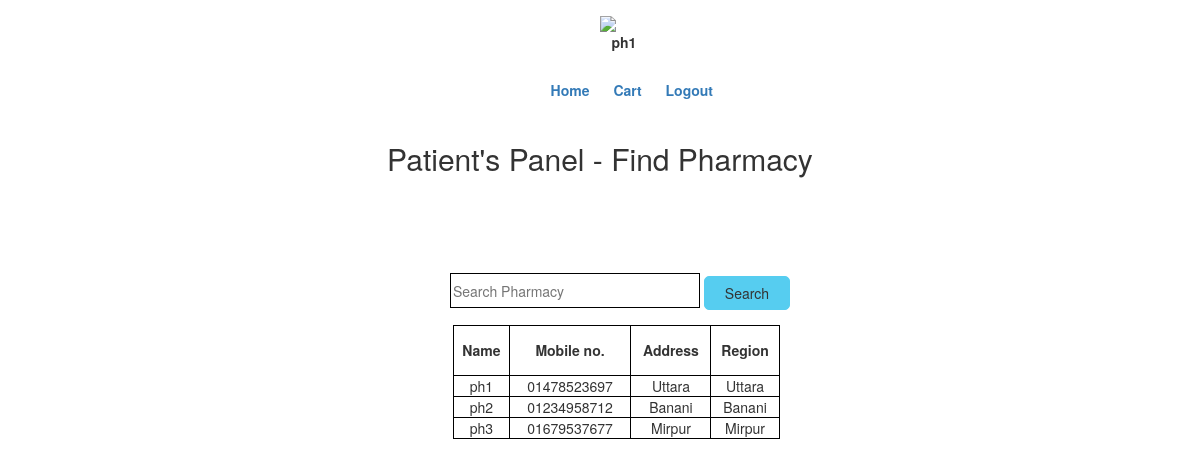
Page /cusfindphar.php (signed in) on the earlier database version.
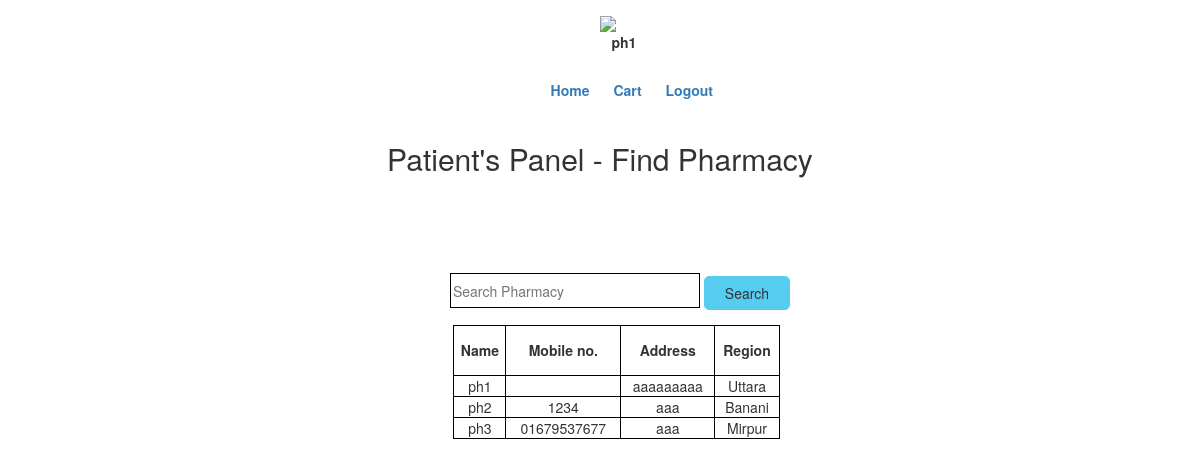
Same page on the later database version.
### tables this page shows
CREATE TABLE `pharmacy` (
  `pId` int(11) NOT NULL,
  `pName` varchar(40) NOT NULL,
  `phMobile` varchar(40) NOT NULL,
  `phAddress` varchar(40) NOT NULL,
  `pRegion` varchar(40) NOT NULL
);

### cusfindphar.php (the view, shortened to what this page needs)
<!DOCTYPE html>
<html class="no-js">
<html lang="en-US">
<head>
    <link rel="stylesheet" type="text/css" href="css/font-awesome.min.css" media="all" />
    <link rel="stylesheet" type="text/css" href="css/normalize.css" media="all" />
    <link rel="stylesheet" type="text/css" href="css/bootstrap.css" media="all" />
    <link rel="stylesheet" type="text/css" href="style.css" media="all" />
</head>
<body class="cusfindphar">
    <div class="header-area">
        <div class="header-top">
            <div class="container">
                <a href="cupanel.php"><img src="img/client-1295901_960_720.png" style="max-height: 5%;max-width: 5%;margin-left: 50%;opacity:1.0;"></a>
                <label class="text-center" style="margin-left:51%;"><?php echo $_SESSION["uname"];?></label>
                <div class="menu col-md-5" style="margin-left: 20%;margin-top: 2%">
                    <ul class="list-unstyled list-inline pull-right">
                        <li><a href="cushome.php">Home</a></li>
                        <li><a href="cart/index.php">Cart</a></li>
                        <li><a href="logout.php">Logout</a></li>
                    </ul>
                </div>
            </div>
        </div>
    </div>
    <div class="main-area">
        <div class="">
            <h2 class="text-center">Patient's Panel - Find Pharmacy</h2>
                <br>
                <br>
            <form class="col-md-4 col-sm-offset-4 text-center" style="margin: 2%;text-align: center;margin-left: 35%;padding-top: 2%;padding-bottom: 2%;" method="post" action=cusfindphar2.php >
                <div class="form-group center">
                    <input style="width:250px;height:35px;background:transparent;border:1px solid black;" type="text" name="search" placeholder="Search Pharmacy">
                    <button type="submit" style="background:#56CDF0;border:1px solid #56CDF0;padding:6px 20px;border-radius:5px;" class="btn btn-default">Search</button>
                    <br>
                  </div>
		<div class="result_table" style="margin-left: 2%;text-align: center">
            <table style="background:white;border:1px solid black;" class="text-center">
                <thead>
                    <tr>
                        <th style="border:1px solid black">Name</th>
                        <th style="border:1px solid black">Mobile no.</th>
                        <th style="border:1px solid black">Address</th>
                        <th style="border:1px solid black">Region</th>
                    </tr>
                </thead>
                <tbody>
                    <?php
                        $con=mysqli_connect("localhost","root","");
                        mysqli_select_db($con,'medicineguide');
                         $result = mysqli_query($con,"SELECT * FROM pharmacy;") or die("Failed to fetch".mysql_error());
                             if( mysqli_num_rows( $result)==0 ){
                             $result1 = mysqli_query($con,"SELECT * FROM pharmacy where pName='".$str1."';") or die("Failed to fetch".mysql_error());
                                if( mysqli_num_rows( $result1)==0 ){
                                    echo '<tr><td colspan="4">No Rows Returned</td></tr>';
                                }
                                else{
                                    while( $row = mysqli_fetch_assoc( $result1) ){
                                        echo "<tr><td>{$row['pName']}</td><td>{$row['phMobile']}</td><td>{$row['phAddress']}</td><td>{$row['pRegion']}</td></tr>\n";
                                }
                                }
                             }
                        else{
                        while( $row = mysqli_fetch_assoc( $result) ){
                            echo "<tr><td>{$row['pName']}</td><td>{$row['phMobile']}</td><td>{$row['phAddress']}</td><td>{$row['pRegion']}</td></tr>\n";
                                }
                            }
            ?>
                </tbody>
            </table>
                </div>
            </form>
            <br>
    </div>
    </div>
</body>
</html>

Differences in the rows shown:
changed pharmacy "ph1": phAddress "Uttara" → "aaaaaaaaa"; phMobile "01478523697" → (not shown)
changed pharmacy "ph2": phMobile "01234958712" → "1234"; phAddress "Banani" → "aaa"
changed pharmacy "ph3": phAddress "Mirpur" → "aaa"
